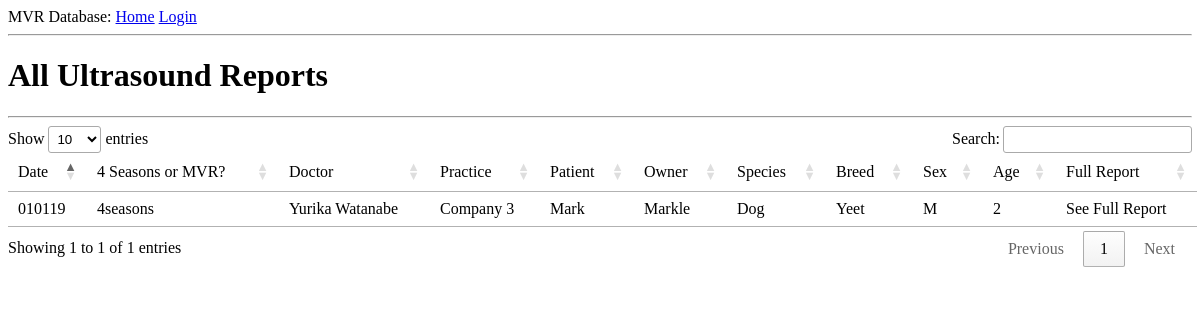
Screenshot of /ultrasoundtable with the database file from the repository.
### app/models.py (models this page shows, shortened)
class Report_US (db.Model):
    id = db.Column(db.Integer, primary_key=True)
    docSerialNum = db.Column(db.String(20))
    patient = db.Column(db.String(24))
    owner = db.Column(db.String(24))
    species = db.Column(db.String(6))
    breed = db.Column(db.String(24))
    sexPatient = db.Column(db.String(2))
    agePatient = db.Column(db.String(24))
    clinicalHistory = db.Column(db.String(360))
    SF_Liver = db.Column(db.String(12))
    SF_Spleen = db.Column(db.String(12))
    SF_Stomach = db.Column(db.String(12))
    SF_Pancreas = db.Column(db.String(12))
    SF_Intestines = db.Column(db.String(12))
    SF_Adrenals = db.Column(db.String(12))
    SF_LKidney = db.Column(db.String(12))
    SF_RKidney = db.Column(db.String(12))
    SF_Bladder = db.Column(db.String(12))
    SF_Sublum = db.Column(db.String(12))
    SF_Prostate = db.Column(db.String(12))
    SF_Uterus = db.Column(db.String(12))
    Conclusions_ALL = db.Column(db.String(360))
    FINDAS_ALL = db.Column(db.String(360))
    date = db.Column(db.String(12))
    clinicSerialNum = db.Column(db.Integer())
    clinicName = db.Column(db.String(24))
    doctor = db.Column(db.String(24))
    mvr4seasons = db.Column(db.String(24))

### app/routes.py (the view)
@app.route('/ultrasoundtable', methods=['GET'])
def ultrasoundTable():
    ultrasounds = Report_US.query.all()
    return render_template('/tables/ultrasoundTable.html', title='All Ultrasounds', ultrasounds=ultrasounds)

### app/templates/tables/ultrasoundTable.html (shortened to what this page needs)
{% extends "base.html" %}
{% block content %}
<link rel="stylesheet" type="text/css" href="https://cdn.datatables.net/1.10.19/css/jquery.dataTables.min.css">
<h1>All Ultrasound Reports</h1>
<hr />
<table id="table-1">
    <thead>
    <td>Date</td><td>4 Seasons or MVR?</td><td>Doctor</td><td>Practice</td><td>Patient</td><td>Owner</td><td>Species</td><td>Breed</td><td>Sex</td><td>Age</td><td>Full Report</td>
    </thead>
    <tbody>
    {% for u in ultrasounds %}
    <tr>
        <td>{{ u.date }}</td><td>{{ u.mvr4seasons }}</td><td>{{ u.doctor }}</td><td>{{ u.clinicName }}</td><td>{{ u.patient }}</td><td>{{ u.owner }}</td><td>{{ u.species }}</td><td>{{ u.breed }}</td><td>{{ u.sexPatient }}</td><td>{{ u.agePatient }}</td><td>See Full Report</td>
    </tr>
    {% endfor %}
    </tbody>
</table>
{% endblock %}

### rows the page displays
Report_US: date "010119", mvr4seasons "4seasons", doctor "Yurika Watanabe", clinicName "Company 3", patient "Mark", owner "Markle", species "Dog", breed "Yeet", sexPatient "M", agePatient "2"
